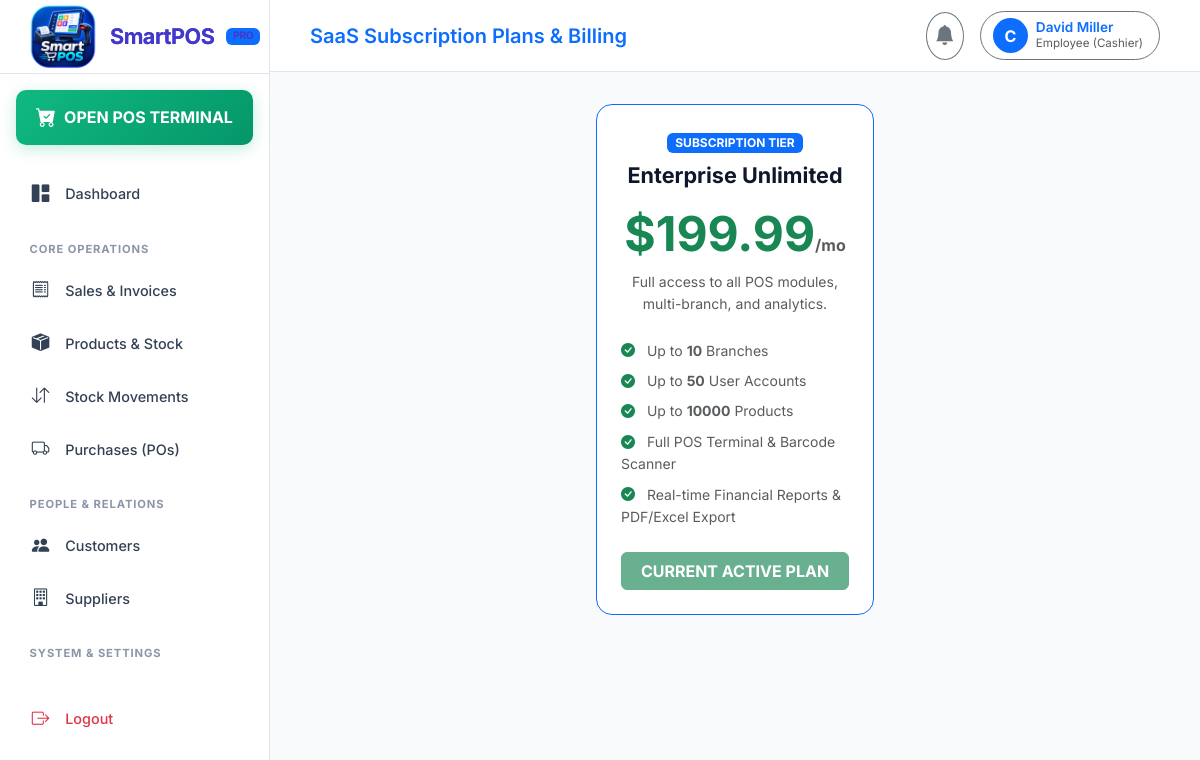
Screenshot of /subscriptions/ (signed in) with the database file from the repository.
### authentication/models.py (models this page shows, shortened)
class User(AbstractUser):
    ROLE_SUPER_ADMIN = 'SUPER_ADMIN'
    ROLE_ADMIN = 'ADMIN'
    ROLE_EMPLOYEE = 'EMPLOYEE'
    ROLE_CUSTOMER = 'CUSTOMER'
    ROLE_CHOICES = [
        (ROLE_SUPER_ADMIN, 'Super Admin'),
        (ROLE_ADMIN, 'Admin (Business Owner)'),
        (ROLE_EMPLOYEE, 'Employee (Cashier)'),
        (ROLE_CUSTOMER, 'Customer'),
    ]
    role = models.CharField(max_length=20, choices=ROLE_CHOICES, default=ROLE_EMPLOYEE)
    business = models.ForeignKey(Business, on_delete=models.CASCADE, null=True, blank=True, related_name='users')
    branch = models.ForeignKey('branches.Branch', on_delete=models.SET_NULL, null=True, blank=True, related_name='users')
    phone = models.CharField(max_length=30, blank=True, null=True)
    profile_picture = models.ImageField(upload_to='profile_pics/', null=True, blank=True)
    status = models.BooleanField(default=True)
    created_at = models.DateTimeField(auto_now_add=True)
    updated_at = models.DateTimeField(auto_now=True)
    def is_super_admin(self):
        return self.role == self.ROLE_SUPER_ADMIN or self.is_superuser
    def is_admin(self):
        return self.role in [self.ROLE_ADMIN, self.ROLE_SUPER_ADMIN] or self.is_superuser

### subscriptions/models.py (models this page shows, shortened)
class SubscriptionPlan(models.Model):
    name = models.CharField(max_length=100)
    price = models.DecimalField(max_digits=10, decimal_places=2, default=0.00)
    max_branches = models.IntegerField(default=1)
    max_users = models.IntegerField(default=5)
    max_products = models.IntegerField(default=500)
    description = models.TextField(blank=True, null=True)
    status = models.BooleanField(default=True)
    created_at = models.DateTimeField(auto_now_add=True)
    updated_at = models.DateTimeField(auto_now=True)

### subscriptions/views.py (the view)
# urls.py: path('', views.subscriptions_list, name='subscriptions_list'),
@login_required
def subscriptions_list(request):
    plans = SubscriptionPlan.objects.all()
    active_sub = BusinessSubscription.objects.filter(business=request.user.business, status=True).first() if request.user.business else None
    return render(request, 'subscriptions/subscriptions_list.html', {'plans': plans, 'active_sub': active_sub})

### templates/subscriptions/subscriptions_list.html
{% extends 'base.html' %}
{% block header_title %}SaaS Subscription Plans & Billing{% endblock %}
{% block content %}
<div class="row justify-content-center g-4 pt-3">
    {% for p in plans %}
    <div class="col-md-4">
        <div class="card card-custom p-4 text-center h-100 d-flex flex-column justify-content-between border-primary">
            <div>
                <span class="badge bg-primary text-uppercase mb-2">Subscription Tier</span>
                <h3 class="fw-bold text-light mb-3">{{ p.name }}</h3>
                <h1 class="fw-bold text-success display-5">${{ p.price|floatformat:2 }}<span class="fs-6 text-muted">/mo</span></h1>
                <p class="text-muted small mb-4">{{ p.description }}</p>
                <ul class="list-unstyled text-start mb-4 text-muted small">
                    <li class="mb-2"><i class="bi bi-check-circle-fill text-success me-2"></i> Up to <strong>{{ p.max_branches }}</strong> Branches</li>
                    <li class="mb-2"><i class="bi bi-check-circle-fill text-success me-2"></i> Up to <strong>{{ p.max_users }}</strong> User Accounts</li>
                    <li class="mb-2"><i class="bi bi-check-circle-fill text-success me-2"></i> Up to <strong>{{ p.max_products }}</strong> Products</li>
                    <li class="mb-2"><i class="bi bi-check-circle-fill text-success me-2"></i> Full POS Terminal & Barcode Scanner</li>
                    <li class="mb-2"><i class="bi bi-check-circle-fill text-success me-2"></i> Real-time Financial Reports & PDF/Excel Export</li>
                </ul>
            </div>
            {% if active_sub and active_sub.plan == p %}
            <button class="btn btn-success fw-bold w-100 disabled">CURRENT ACTIVE PLAN</button>
            {% else %}
            <button class="btn btn-outline-primary fw-bold w-100">Upgrade to {{ p.name }}</button>
            {% endif %}
        </div>
    </div>
    {% endfor %}
</div>
{% endblock %}

### templates/base.html (shortened to what this page needs)
{% load static %}
<!DOCTYPE html>
<html lang="en">
<head>
    <link href="https://cdn.jsdelivr.net/npm/bootstrap@5.3.2/dist/css/bootstrap.min.css" rel="stylesheet">
    <link rel="stylesheet" href="https://cdn.jsdelivr.net/npm/bootstrap-icons@1.11.2/font/bootstrap-icons.min.css">
    <link rel="stylesheet" href="https://cdn.datatables.net/1.13.7/css/dataTables.bootstrap5.min.css">
    <link rel="stylesheet" href="{% static 'css/style.css' %}">
</head>
<body>
    <aside id="sidebar">
        <div class="sidebar-brand">
            <img
                src="{% static 'images/favicon.png' %}"
                alt="SmartPOS Logo"
                class="sidebar-brand-icon"
            >
            <span>SmartPOS</span>
            <span class="badge bg-primary text-uppercase" style="font-size: 0.65rem;">
                Pro
            </span>
        </div>
        <div class="p-3 pb-0">
            <a href="{% url 'pos_terminal' %}" class="nav-link pos-btn text-center justify-content-center py-2 rounded-3">
                <i class="bi bi-cart-check-fill fs-5 me-2"></i>
                <span class="fw-bold">OPEN POS TERMINAL</span>
            </a>
        </div>
        <ul class="sidebar-nav mt-3">
            <li class="nav-item">
                <a href="{% url 'dashboard' %}" class="nav-link {% if request.resolver_match.url_name == 'dashboard' %}active{% endif %}">
                    <i class="bi bi-grid-1x2-fill"></i>
                    <span>Dashboard</span>
                </a>
            </li>
            <li class="nav-label">Core Operations</li>
            <li class="nav-item">
                <a href="{% url 'sales_list' %}" class="nav-link {% if 'sales' in request.path %}active{% endif %}">
                    <i class="bi bi-receipt"></i>
                    <span>Sales & Invoices</span>
                </a>
            </li>
            <li class="nav-item">
                <a href="{% url 'products_list' %}" class="nav-link {% if 'products' in request.path %}active{% endif %}">
                    <i class="bi bi-box-seam-fill"></i>
                    <span>Products & Stock</span>
                </a>
            </li>
            <li class="nav-item">
                <a href="{% url 'inventory_list' %}" class="nav-link {% if 'inventory' in request.path %}active{% endif %}">
                    <i class="bi bi-arrow-down-up"></i>
                    <span>Stock Movements</span>
                </a>
            </li>
            <li class="nav-item">
                <a href="{% url 'purchases_list' %}" class="nav-link {% if 'purchases' in request.path %}active{% endif %}">
                    <i class="bi bi-truck"></i>
                    <span>Purchases (POs)</span>
                </a>
            </li>
            <li class="nav-label">People & Relations</li>
            <li class="nav-item">
                <a href="{% url 'customers_list' %}" class="nav-link {% if 'customers' in request.path %}active{% endif %}">
                    <i class="bi bi-people-fill"></i>
                    <span>Customers</span>
                </a>
            </li>
            <li class="nav-item">
                <a href="{% url 'suppliers_list' %}" class="nav-link {% if 'suppliers' in request.path %}active{% endif %}">
                    <i class="bi bi-building"></i>
                    <span>Suppliers</span>
                </a>
            </li>
            <li class="nav-label">System & Settings</li>
            <li class="nav-item mt-4 mb-5">
                <a href="{% url 'logout' %}" class="nav-link text-danger">
                    <i class="bi bi-box-arrow-right"></i>
                    <span>Logout</span>
                </a>
            </li>
        </ul>
    </aside>
    <div id="main-content">
        <header class="top-navbar">
            <div class="d-flex align-items-center gap-3">
                <div class="fw-semibold text-primary fs-5">
                    {% block header_title %}{{ current_business.name|default:"SmartPOS Enterprise" }}{% endblock %}
                </div>
            </div>
            <div class="d-flex align-items-center gap-3">
                <div class="dropdown">
                    <button class="btn btn-outline-secondary position-relative rounded-circle p-2" type="button" data-bs-toggle="dropdown">
                        <i class="bi bi-bell-fill fs-5"></i>
                    </button>
                </div>
                <div class="dropdown">
                    <button class="btn btn-outline-secondary d-flex align-items-center gap-2 rounded-pill pe-3" type="button" data-bs-toggle="dropdown">
                        <div class="bg-primary text-white rounded-circle d-flex align-items-center justify-content-center fw-bold" style="width: 35px; height: 35px;">
                            {{ user.username|slice:":1"|upper }}
                        </div>
                        <div class="text-start d-none d-sm-block">
                            <div class="fw-semibold text-primary" style="font-size: 0.85rem; line-height: 1.2;">{{ user.get_full_name|default:user.username }}</div>
                            <div class="text-muted" style="font-size: 0.725rem;">{{ user.get_role_display }}</div>
                        </div>
                    </button>
                </div>
            </div>
        </header>
        <div class="container-fluid pt-3 px-4">
        </div>
        <main class="container-fluid px-4 pb-5 flex-grow-1">
            {% block content %}{% endblock %}
        </main>
    </div>
</body>
</html>

### rows the page displays
User: username "C", get_full_name "David Miller", role "Employee (Cashier)"
SubscriptionPlan: name "Enterprise Unlimited", price "199.99", description "Full access to all POS modules, multi-branch, and analytics.", max_branches "10", max_users "50", max_products "10000", shows "CURRENT ACTIVE PLAN"
